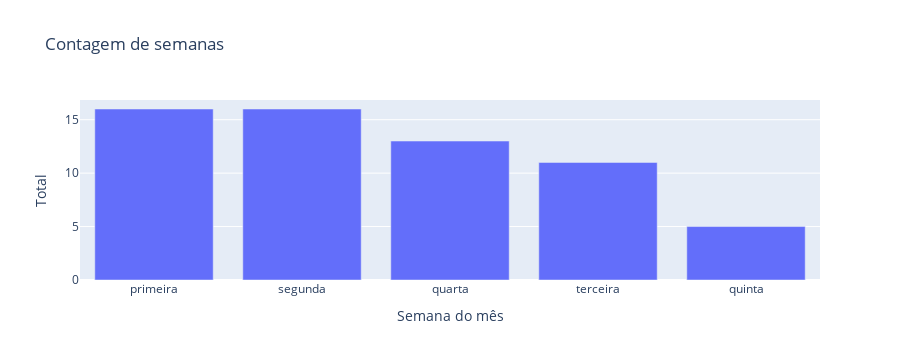

Notebook code cell kept with this figure:
### Markdown cell above
### **Semanas**

### Code cell
fig = px.bar(
    x=df4['semana_do_mes'].value_counts().index,
    y=df4['semana_do_mes'].value_counts().values,
    labels={'x': 'Semana do mês', 'y': 'Total'},
    title='Contagem de semanas'
); fig.show()

### Figure 1 — Plotly figure (JSON) as saved in the notebook; plotly's stock layout.template omitted (floating-point values rounded to 4 significant figures)
{"data": [{"alignmentgroup": "True", "hovertemplate": "Semana do mês=%{x}<br>Total=%{y}<extra></extra>", "legendgroup": "", "marker": {"color": "#636efa", "pattern": {"shape": ""}}, "name": "", "offsetgroup": "", "orientation": "v", "showlegend": false, "textposition": "auto", "type": "bar", "x": ["primeira", "segunda", "quarta", "terceira", "quinta"], "xaxis": "x", "y": [16, 16, 13, 11, 5], "yaxis": "y"}], "layout": {"barmode": "relative", "height": 360, "legend": {"tracegroupgap": 0}, "title": {"text": "Contagem de semanas"}, "xaxis": {"anchor": "y", "autorange": true, "domain": [0, 1], "range": [-0.5, 4.5], "title": {"text": "Semana do mês"}, "type": "category"}, "yaxis": {"anchor": "x", "autorange": true, "domain": [0, 1], "range": [0, 16.84], "title": {"text": "Total"}, "type": "linear"}}}
